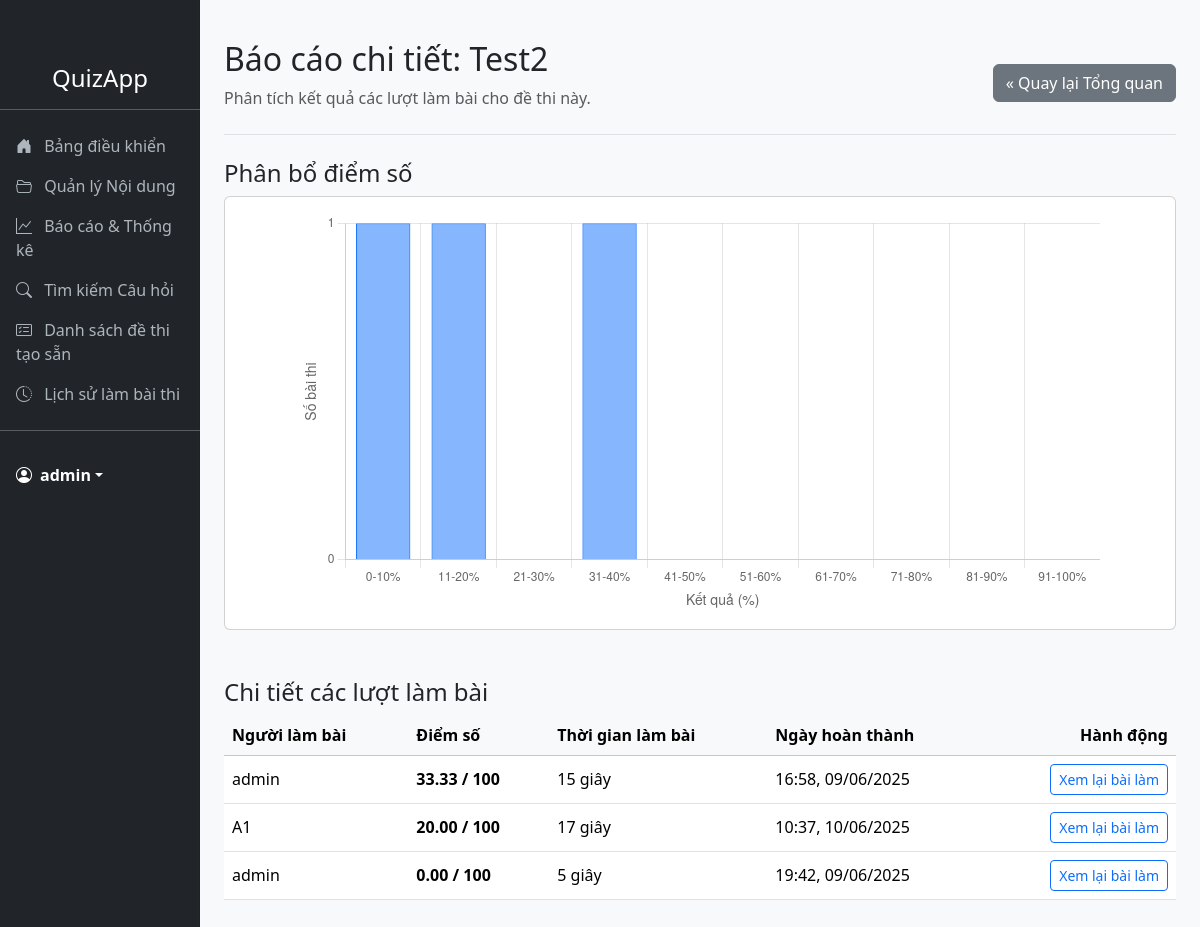
Page /reports/12/ (signed in) on the committed database.
### quiz_app/models.py (models this page shows, shortened)
class Quiz(models.Model):
    QUIZ_TYPE_CHOICES = [
        ('static', 'Đề thi tĩnh'),
        ('dynamic', 'Đề thi động'),
    ]
    user = models.ForeignKey(User, on_delete=models.CASCADE)
    quiz_name = models.CharField(max_length=255)
    quiz_type = models.CharField(max_length=10, choices=QUIZ_TYPE_CHOICES, default='static')
    questions = models.ManyToManyField(Question, through='QuizQuestion', blank=True)
    time_limit_minutes = models.IntegerField()
    scoring_scale_max = models.IntegerField(default=100)
    created_at = models.DateTimeField(auto_now_add=True)
    is_snapshot = models.BooleanField(default=False)
    template_for = models.ForeignKey('self', on_delete=models.SET_NULL, null=True, blank=True, related_name='snapshots')
    access_code = models.CharField(
        max_length=10,
        unique=True,    # Đảm bảo mỗi mã là duy nhất
        blank=True,
        null=True,
        db_index=True   # Giúp việc tra cứu mã nhanh hơn
    )
    enrolled_users = models.ManyToManyField(
        User,
        related_name='enrolled_quizzes', # Giúp truy vấn ngược từ User -> Quiz
        blank=True
    )
    class Meta:
        verbose_name = "Đề thi"
        verbose_name_plural = "Đề thi"

class UserAttempt(models.Model):
    user = models.ForeignKey(User, on_delete=models.CASCADE)
    quiz = models.ForeignKey(Quiz, on_delete=models.SET_NULL, null=True)
    start_time = models.DateTimeField(auto_now_add=True)
    end_time = models.DateTimeField(null=True, blank=True)
    score_achieved = models.FloatField(null=True, blank=True)
    question_order = models.TextField(default='[]')
    class Meta:
        verbose_name = "Lượt làm bài"
        verbose_name_plural = "Lượt làm bài"
    @property
    def duration(self):
        if self.end_time and self.start_time:
            delta = self.end_time - self.start_time
            total_seconds = int(delta.total_seconds())
            minutes = total_seconds // 60
            seconds = total_seconds % 60
            if minutes > 0:
                return f"{minutes} phút {seconds} giây"
            else:
                return f"{seconds} giây"
        return "Chưa hoàn thành" # Trả về nếu bài thi chưa được nộp

### quiz_app/views.py (the view)
@login_required
@permission_required("quiz_app.view_quiz", raise_exception=True)
def quiz_detail_report_view(request, quiz_id):
    quiz = get_object_or_404(Quiz, id=quiz_id, user=request.user, is_snapshot=False)
    attempts_filter = Q(quiz=quiz) | Q(quiz__template_for=quiz)
    attempts = (
        UserAttempt.objects.filter(attempts_filter, end_time__isnull=False)
        .select_related("user")
        .order_by("-score_achieved")
    )
    chart_labels = [
        "0-10%",
        "11-20%",
        "21-30%",
        "31-40%",
        "41-50%",
        "51-60%",
        "61-70%",
        "71-80%",
        "81-90%",
        "91-100%",
    ]
    chart_data = [0] * 10
    for attempt in attempts:
        if attempt.quiz and attempt.quiz.scoring_scale_max > 0:
            percentage_score = (
                attempt.score_achieved / attempt.quiz.scoring_scale_max
            ) * 100
        else:
            percentage_score = 0
        if percentage_score == 0:
            bin_index = 0
        else:
            bin_index = math.ceil(percentage_score / 10) - 1
            bin_index = max(0, bin_index)
        if bin_index < len(chart_data):
            chart_data[bin_index] += 1
    context = {
        "quiz": quiz,
        "attempts": attempts,
        "chart_labels": json.dumps(chart_labels),
        "chart_data": json.dumps(chart_data),
    }
    return render(request, "quiz_app/quiz_detail_report.html", context)

### quiz_app/templates/quiz_app/quiz_detail_report.html (shortened to what this page needs)
{% extends 'quiz_app/base.html' %}
{% block content %}
    <div class="d-flex justify-content-between flex-wrap flex-md-nowrap align-items-center pt-3 pb-2 mb-3 border-bottom">
        <div>
            <h1 class="h2">Báo cáo chi tiết: {{ quiz.quiz_name }}</h1>
            <p class="text-muted">Phân tích kết quả các lượt làm bài cho đề thi này.</p>
        </div>
        <div>
            <a href="{% url 'quiz_report_list' %}" class="btn btn-secondary">&laquo; Quay lại Tổng quan</a>
        </div>
    </div>
    <h3 class="h4 mt-4">Phân bổ điểm số</h3>
    <div class="card">
        <div class="card-body">
            <div style="max-width: 800px; margin: auto; height: 400px;">
                <canvas id="scoreDistributionChart"></canvas>
            </div>
        </div>
    </div>
    <h3 class="h4 mt-5">Chi tiết các lượt làm bài</h3>
    <div class="table-responsive">
        <table class="table table-hover align-middle">
            <thead class="table-light">
                <tr>
                    <th>Người làm bài</th>
                    <th>Điểm số</th>
                    <th>Thời gian làm bài</th>
                    <th>Ngày hoàn thành</th>
                    <th class="text-end">Hành động</th>
                </tr>
            </thead>
            <tbody>
                {% for attempt in attempts %}
                    <tr>
                        <td>{{ attempt.user.username }}</td>
                        <td><strong>{{ attempt.score_achieved|floatformat:2 }} / {{ attempt.quiz.scoring_scale_max }}</strong></td>
                        <td>{{ attempt.duration }}</td>
                        <td>{{ attempt.end_time|date:"H:i, d/m/Y" }}</td>
                        <td class="text-end">
                            <a href="{% url 'attempt_result' attempt.id %}" class="btn btn-sm btn-outline-primary">Xem lại bài làm</a>
                        </td>
                    </tr>
                {% empty %}
                    <tr>
                        <td colspan="5" class="text-center p-4">Chưa có ai làm bài thi này.</td>
                    </tr>
                {% endfor %}
            </tbody>
        </table>
    </div>
{% endblock %}
{% block extra_js %}
<script>
    document.addEventListener('DOMContentLoaded', function() {
        const ctx = document.getElementById('scoreDistributionChart');
        if (ctx) {
            // Lấy dữ liệu từ context mà Django đã truyền sang
            const labels = JSON.parse('{{ chart_labels|safe }}');
            const data = JSON.parse('{{ chart_data|safe }}');
            new Chart(ctx, {
                type: 'bar', // Loại biểu đồ cột
                data: {
                    labels: labels,
                    datasets: [{
                        label: 'Số lượt làm bài',
                        data: data,
                        backgroundColor: 'rgba(13, 110, 253, 0.5)',
                        borderColor: 'rgba(13, 110, 253, 1)',
                        borderWidth: 1
                    }]
                },
                options: {
                    scales: {
                        y: {
                            beginAtZero: true,
                            ticks: {
                                stepSize: 1
                            },
                            // === THÊM KHỐI NÀY CHO TRỤC DỌC (Y) ===
                            title: {
                                display: true,
                                text: 'Số bài thi',
                                font: {
                                    size: 14
                                }
                            }
                        },
                        // === THÊM KHỐI NÀY CHO TRỤC NGANG (X) ===
                        x: {
                            title: {
                                display: true,
                                text: 'Kết quả (%)',
                                font: {
                                    size: 14
                                }
                            }
                        }
                    },
                    plugins: {
                        legend: {
                            display: false
                        }
                    },
                    // Giữ cho biểu đồ không bị kéo giãn theo chiều cao
                    maintainAspectRatio: false
                }
            });
        }
    });
</script>
{% endblock %}

### quiz_app/templates/quiz_app/base.html (shortened to what this page needs)
<!DOCTYPE html>
<html lang="vi">
<head>
    <link href="https://cdn.jsdelivr.net/npm/bootstrap@5.3.3/dist/css/bootstrap.min.css" rel="stylesheet">
    <link rel="stylesheet" href="https://cdn.jsdelivr.net/npm/bootstrap-icons@1.11.3/font/bootstrap-icons.min.css">
</head>
<body>
<div class="container-fluid">
    <div class="row">
        <nav id="sidebarMenu" class="col-md-3 col-lg-2 d-md-block bg-dark sidebar collapse">
            <div class="position-sticky pt-3">
                <h2 class="text-white text-center d-none d-md-block" style="font-size: 1.5rem;">QuizApp</h2>
                <hr class="text-white d-none d-md-block">
                <ul class="nav nav-pills flex-column mb-auto">
                    <li class="nav-item">
                        <a href="{% url 'dashboard' %}" class="nav-link">
                            <i class="bi bi-house-door-fill"></i> Bảng điều khiển
                        </a>
                    </li>
                    {% if perms.quiz_app.view_question %}
                    <li class="nav-item">
                        <a href="{% url 'topic_group_list' %}" class="nav-link">
                            <i class="bi bi-folder2-open"></i> Quản lý Nội dung
                        </a>
                    </li>
                    <li class="nav-item">
                        <a href="{% url 'quiz_report_list' %}" class="nav-link">
                            <i class="bi bi-graph-up"></i> Báo cáo & Thống kê
                        </a>
                    </li>
                    <li class="nav-item">
                        <a href="{% url 'question_search' %}" class="nav-link">
                            <i class="bi bi-search"></i> Tìm kiếm Câu hỏi
                        </a>
                    </li>
                    {% endif %}
                    <li>
                        <a href="{% url 'quiz_list' %}" class="nav-link">
                           <i class="bi bi-card-checklist"></i> Danh sách đề thi tạo sẵn
                        </a>
                    </li>
                    <li>
                        <a href="{% url 'history_list' %}" class="nav-link">
                           <i class="bi bi-clock-history"></i> Lịch sử làm bài thi
                        </a>
                    </li>
                </ul>
                <hr class="text-white">
                <div class="dropdown p-3">
                    {% if user.is_authenticated %}
                        <a href="#" class="d-flex align-items-center text-white text-decoration-none dropdown-toggle" data-bs-toggle="dropdown" aria-expanded="false">
                            <i class="bi bi-person-circle me-2"></i>
                            <strong>{{ user.username }}</strong>
                        </a>
                    {% else %}
                        <a href="{% url 'login' %}" class="d-flex align-items-center text-white text-decoration-none">
                            <i class="bi bi-box-arrow-in-right me-2"></i>
                            <strong>Đăng nhập</strong>
                        </a>
                    {% endif %}
                </div>
            </div>
        </nav>
        <main class="col-md-9 ms-sm-auto col-lg-10 px-md-4">
            <div class="py-4">
                {% block content %}
                {% endblock %}
            </div>
        </main>
    </div>
</div>
{% block extra_js %}
{% endblock %}
</body>
</html>

### quiz_app/templates/quiz_app/base.html (style rules this page uses)
body { background-color: #f8f9fa; }
.sidebar { position: fixed; top: 0; bottom: 0; left: 0; z-index: 100; padding: 48px 0 0; box-shadow: inset -1px 0 0 rgba(0, 0, 0, .1); }
.nav-link { color: #adb5bd; }
.nav-link .bi { margin-right: 8px; }
.table-responsive { -webkit-user-select: none; -moz-user-select: none; -ms-user-select: none; user-select: none; cursor: default; }

### rows in the picture
Quiz: quiz_name "Test2"
UserAttempt: user.username "admin", score_achieved "33.33", quiz.scoring_scale_max "100", duration "15 giây", end_time "16:58, 09/06/2025"
UserAttempt: user.username "A1", score_achieved "20.00", quiz.scoring_scale_max "100", duration "17 giây", end_time "10:37, 10/06/2025"
UserAttempt: user.username "admin", score_achieved "0.00", quiz.scoring_scale_max "100", duration "5 giây", end_time "19:42, 09/06/2025"

### other values in the picture
{{ user.username }} "admin"
chart data {{ chart_labels|safe }} ["0-10%", "11-20%", "21-30%", "31-40%", "41-50%", "51-60%", "61-70%", "71-80%", "81-90%", "91-100%"]
chart data {{ chart_data|safe }} [1, 1, 0, 1, 0, 0, 0, 0, 0, 0]
